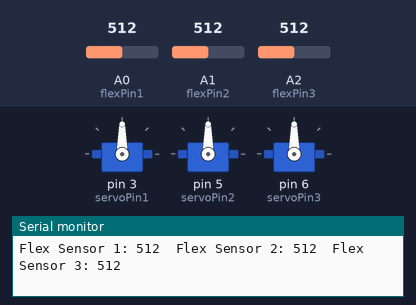
This sketch was run on a simulated Arduino Uno, built with avr-gcc and run on an emulated ATmega328P. Shown: 3 × servo, the last lines printed to the serial monitor. The test bench sets the inputs (shaded band); at power-on: A0 (flexPin1) = 512, A1 (flexPin2) = 512, A2 (flexPin3) = 512.

Above: at 1.2 s.
1.3 s: A0 (flexPin1) set to 5
2.8 s: A0 (flexPin1) set to 2
At 3.6 s:
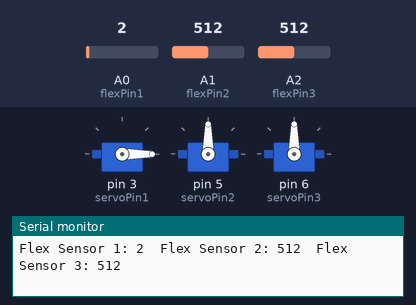
4.3 s: A1 (flexPin2) set to 5
5.8 s: A1 (flexPin2) set to 2
At 6.6 s:
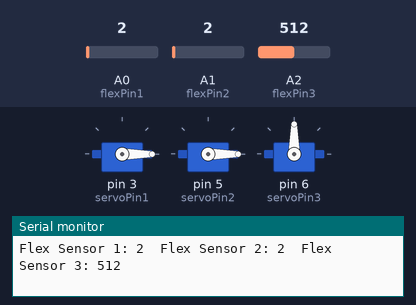
7.3 s: A2 (flexPin3) set to 5
10.3 s: A2 (flexPin3) set to 2
At 11.0 s:
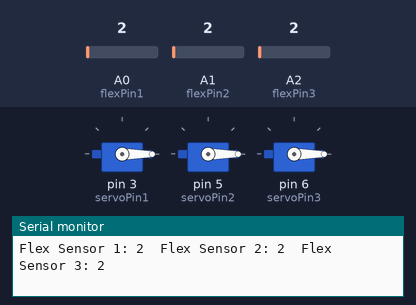
Timing chart, 0 to 12.9 s (numbered marks = the images above; inputs shaded):
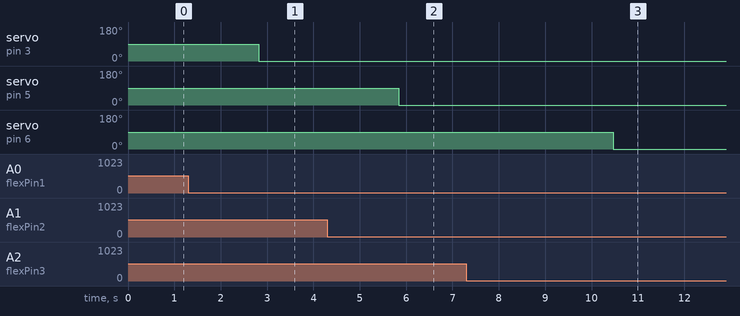

The sketch:

flex-servo-code.ino
```cpp
#include <Servo.h>

// Define the pins for flex sensors
const int flexPin1 = A0;
const int flexPin2 = A1;
const int flexPin3 = A2;

// Define the pins for the servo motors
const int servoPin1 = 3;
const int servoPin2 = 5;
const int servoPin3 = 6;

// Create Servo objects
Servo servo1;
Servo servo2;
Servo servo3;

// Define threshold for flex sensor activation (sensor value threshold)
const int flexThreshold = 3;

void setup() {
  // Start serial communication for debugging
  Serial.begin(9600);

  // Attach the servo motors to the corresponding pins
  servo1.attach(servoPin1);
  servo2.attach(servoPin2);
  servo3.attach(servoPin3);
}

void loop() {
  // Read the flex sensor values
  int flexValue1 = analogRead(flexPin1);
  int flexValue2 = analogRead(flexPin2);
  int flexValue3 = analogRead(flexPin3);

  // Debugging: Print the flex sensor values
  Serial.print("Flex Sensor 1: ");
  Serial.print(flexValue1);
  Serial.print("\tFlex Sensor 2: ");
  Serial.print(flexValue2);
  Serial.print("\tFlex Sensor 3: ");
  Serial.println(flexValue3);

  // Case 1: Flex Sensor 1 controls Servo 1 HIGH
  if (flexValue1 > flexThreshold) {
    // Move Servo 1 to 90 degrees if flex sensor value exceeds threshold
    servo1.write(90);
  } else {
    // Otherwise, keep Servo 1 at 0 degrees (or another desired position)
    servo1.write(0);
  }

  // Case 2: Flex Sensor 2 controls Servo 2 MID
  if (flexValue2 > flexThreshold) {
    // Move Servo 2 to 90 degrees if flex sensor value exceeds threshold
    servo2.write(90);
  } else {
    // Otherwise, keep Servo 2 at 0 degrees
    servo2.write(0);
  }

  // Case 3: Flex Sensor 3 controls Servo 3 LOW
  if (flexValue3 > flexThreshold) {
    // Move Servo 3 to 90 degrees if flex sensor value exceeds threshold
    servo3.write(90);
  } else {
    // Otherwise, keep Servo 3 at 0 degrees
    servo3.write(0);
  }

  // Small delay to allow the servos to move smoothly
  delay(200); // Delay for 200 milliseconds
}
```

Measured:
- the behaviour switches between 4 and 3 on A0 (flexPin1) (found by bisection; images 0 and 1)
- the behaviour switches between 4 and 3 on A1 (flexPin2) (found by bisection; images 1 and 2)
- the behaviour switches between 4 and 3 on A2 (flexPin3) (found by bisection; images 2 and 3)
- after the input at 2.8 s, servo on pin 3 (servoPin1): 90° → 0° at once
- after the input at 5.8 s, servo on pin 5 (servoPin2): 90° → 0° at once
- after the input at 10.3 s, servo on pin 6 (servoPin3): 90° → 0° after 0.16 s
